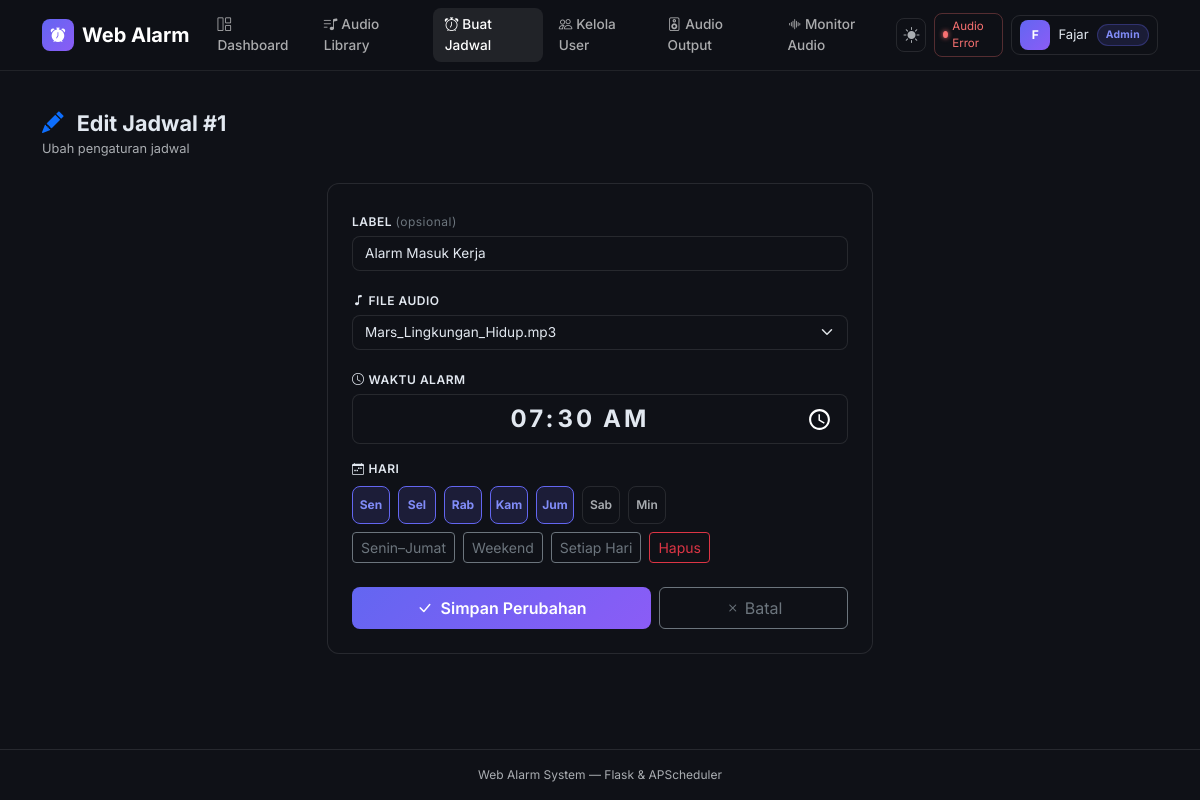
Before: /schedules/edit/1 (signed in) with the older database file.
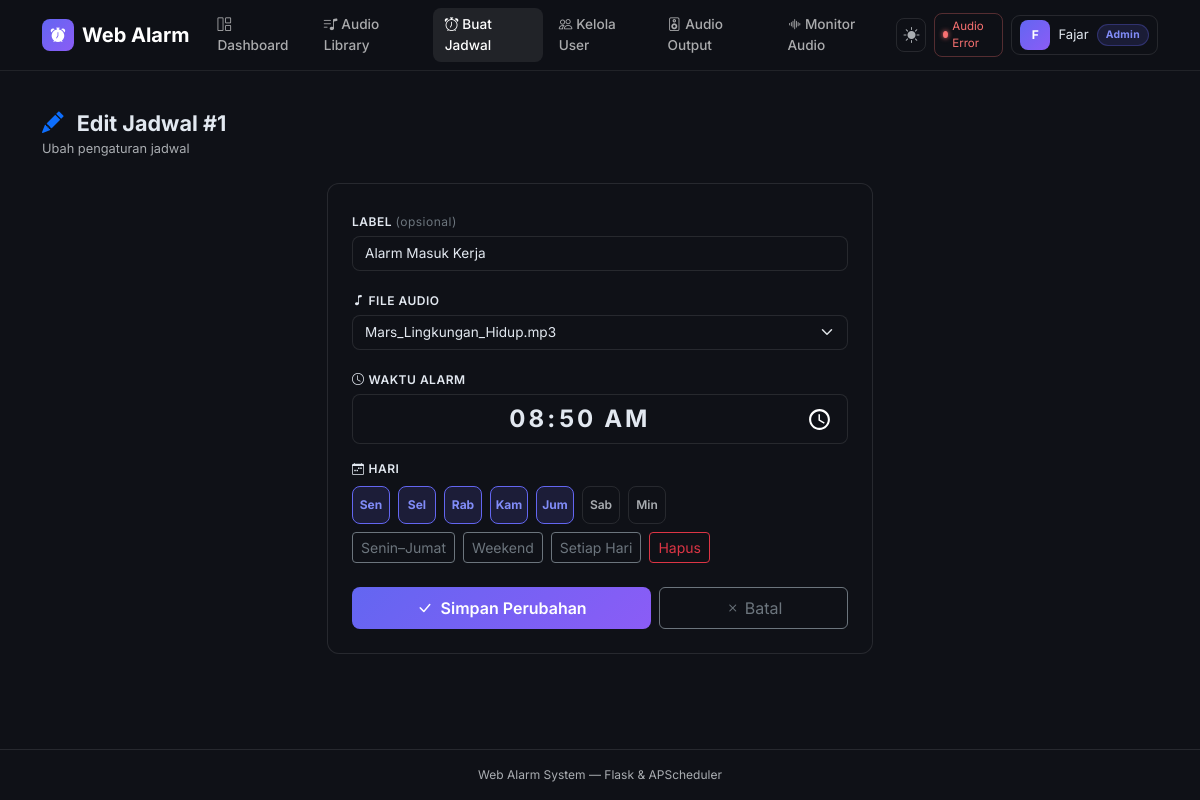
After: the same page with the newer database file.
### models.py (models this page shows, shortened)
class Schedule(db.Model):
    __tablename__ = 'schedules'
    id = db.Column(db.Integer, primary_key=True)
    label = db.Column(db.String(120), nullable=True)
    audio_id = db.Column(db.Integer, db.ForeignKey('audios.id'), nullable=False)
    time_hour = db.Column(db.Integer, nullable=False)
    time_minute = db.Column(db.Integer, nullable=False)
    days_of_week = db.Column(db.String(20), nullable=False)
    is_active = db.Column(db.Boolean, default=True, nullable=False)
    created_by = db.Column(db.Integer, db.ForeignKey('users.id'), nullable=True)
    created_at = db.Column(db.DateTime, default=datetime.utcnow, nullable=False)
    creator = db.relationship('User', foreign_keys=[created_by], backref='schedules')
    def time_display(self):
        return f'{self.time_hour:02d}:{self.time_minute:02d}'

class Audio(db.Model):
    __tablename__ = 'audios'
    id = db.Column(db.Integer, primary_key=True)
    filename = db.Column(db.String(256), nullable=False)
    original_name = db.Column(db.String(256), nullable=False)
    filepath = db.Column(db.String(512), nullable=False)
    uploaded_by = db.Column(db.Integer, db.ForeignKey('users.id'), nullable=False)
    uploaded_at = db.Column(db.DateTime, default=datetime.utcnow, nullable=False)
    schedules = db.relationship('Schedule', backref='audio', lazy=True)

### app.py (the view, shortened to what this page needs)
@app.route('/schedules/edit/<int:schedule_id>', methods=['GET', 'POST'])
@login_required
@member_required
def edit_schedule(schedule_id):
    schedule = db.session.get(Schedule, schedule_id)
    if not schedule:
        abort(404)
    if not is_admin() and schedule.created_by != current_user.id:
        abort(403)
    audio_list = Audio.query.order_by(Audio.original_name).all()
    return render_template('schedule_form.html', audios=audio_list, schedule=schedule)

### app.py (called while the page is built)
@login_manager.user_loader
def load_user(user_id):
    return db.session.get(User, int(user_id))

def member_required(f):
    @wraps(f)
    def decorated(*args, **kwargs):
        if not current_user.is_authenticated:
            abort(403)
        if not current_user.is_active:
            logout_user()
            flash('Akun Anda telah dinonaktifkan.', 'danger')
            return redirect(url_for('login'))
        return f(*args, **kwargs)
    return decorated

def is_admin():
    return current_user.is_authenticated and current_user.role == 'admin'

### templates/schedule_form.html (shortened to what the changed rows need)
{% extends "base.html" %}
{% block content %}
<div class="mb-4">
  <h1 class="pg-title">
    <i class="bi bi-{% if schedule %}pencil-fill{% else %}alarm-fill{% endif %} me-2 text-primary"></i>
    {% if schedule %}Edit Jadwal #{{ schedule.id }}{% else %}Buat Jadwal Baru{% endif %}
  </h1>
  <p class="pg-sub mb-0">
    {% if schedule %}Ubah pengaturan jadwal{% else %}Tambahkan alarm terjadwal baru{% endif %}
  </p>
</div>
<div class="row justify-content-center">
  <div class="col-12 col-md-9 col-lg-7 col-xl-6">
    <div class="card">
      <div class="card-body p-4">
        <form method="post" novalidate>
          <div class="mb-3">
            <label class="form-label">
              Label
              <span class="text-secondary fw-normal text-lowercase">(opsional)</span>
            </label>
            <input type="text" class="form-control" name="label"
                   placeholder="misal: Bel Masuk, Sholat Dzuhur…"
                   value="{{ schedule.label or '' if schedule else '' }}"/>
          </div>
          <div class="mb-3">
            <label class="form-label"><i class="bi bi-music-note me-1"></i>File Audio</label>
            {% if audios %}
            <select class="form-select" name="audio_id" required>
              {% for audio in audios %}
                <option value="{{ audio.id }}"
                  {% if schedule and schedule.audio_id == audio.id %}selected{% endif %}>
                  {{ audio.original_name }}
                </option>
              {% endfor %}
            </select>
            {% else %}
            <div class="alert alert-warning" style="font-size:.85rem">
              <i class="bi bi-exclamation-triangle me-1"></i>
              Belum ada audio.
              <a href="{{ url_for('audios') }}" class="alert-link">Upload dulu</a>.
            </div>
            {% endif %}
          </div>
          <div class="mb-3">
            <label class="form-label"><i class="bi bi-clock me-1"></i>Waktu Alarm</label>
            <input type="time" class="form-control text-center fw-bold" name="time"
                   required style="font-size:1.5rem;letter-spacing:3px"
                   value="{{ schedule.time_display() if schedule else '' }}"/>
          </div>
              {% set day_labels = [
                ('0','Sen'),('1','Sel'),('2','Rab'),
                ('3','Kam'),('4','Jum'),('5','Sab'),('6','Min')
              ] %}
        </form>
      </div>
    </div>
  </div>
</div>
{% endblock %}

Changed rows visible on the page:
changed Schedule "Alarm Masuk Kerja": time "07:30" → "08:50"
